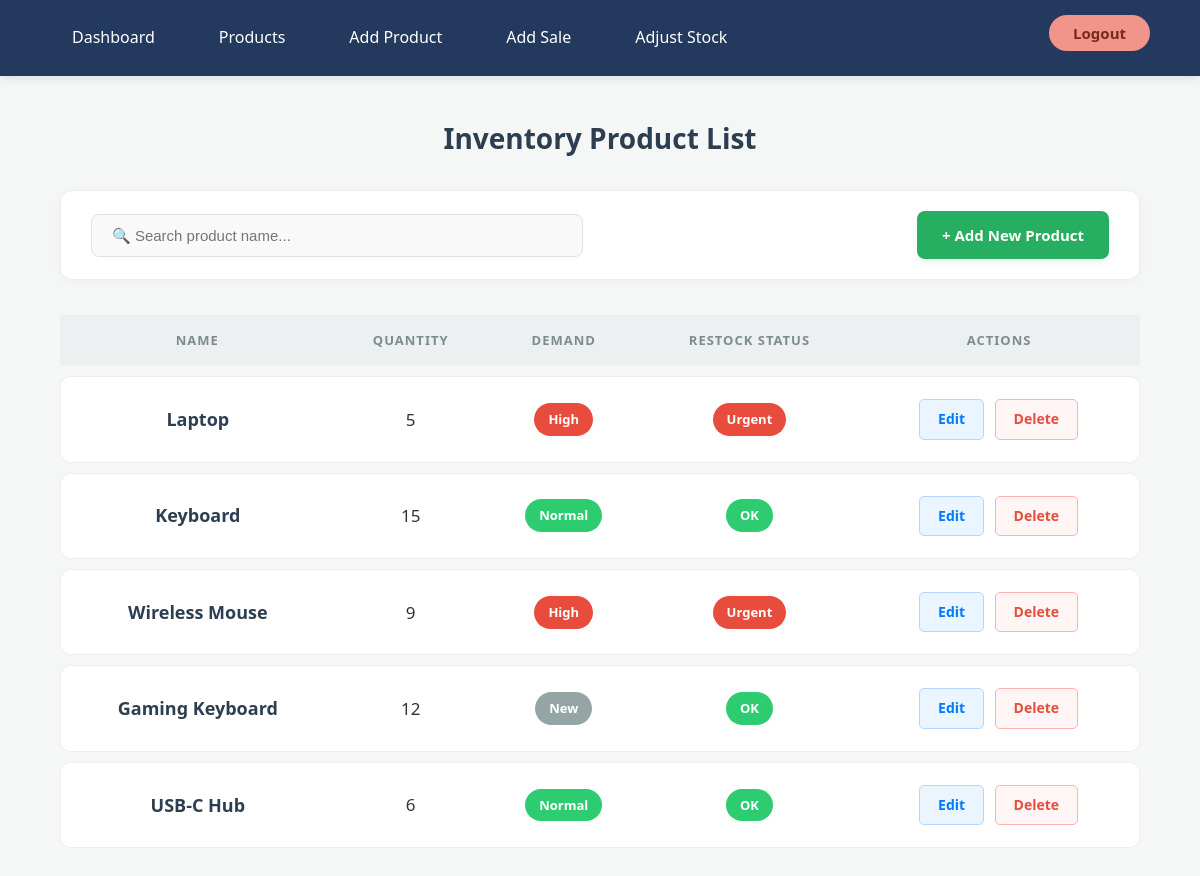
Screenshot of /products/ (signed in) with the database file from the repository.
### inventory/models.py (models this page shows, shortened)
class Product(models.Model):
    name = models.CharField(max_length=100)
    price = models.FloatField()
    quantity = models.IntegerField()
    minimum_stock = models.IntegerField(default=5)

### inventory/views.py (the view)
# urls.py: path('products/', views.product_list, name='product_list'),
@login_required
def product_list(request):
    query = request.GET.get('q')
    if query:
        products = Product.objects.filter(name__icontains=query)
    else:
        products = Product.objects.all()
    demand_data = Sale.objects.values('product').annotate(total_sold=Sum('quantity_sold'))
    demand_dict = {item['product']: item['total_sold'] for item in demand_data}
    for product in products:
        total_sold = demand_dict.get(product.id, 0)
        if total_sold > 5:
            product.demand = "High"
        elif total_sold == 0:
            product.demand = "New"
        else:
            product.demand = "Normal"
        if product.quantity <= product.minimum_stock:
            if product.demand == "High":
                product.restock = "Urgent"
            else:
                product.restock = "Needed"
        else:
            product.restock = "OK"
    return render(request, 'product_list.html', {'products': products})

### templates/product_list.html (shortened to what this page needs)
{% extends 'base.html' %}
{% block content %}
<h2 style="text-align: center; margin-bottom: 30px;">Inventory Product List</h2>
<div class="list-controls">
    <div class="search-container">
        <form method="GET">
            <input type="text" name="q" placeholder="🔍 Search product name..." value="{{ request.GET.q }}">
        </form>
    </div>
    <a href="/add-product/" class="btn-add">+ Add New Product</a>
</div>
<table>
    <thead>
        <tr>
            <th>Name</th>
            <th>Quantity</th>
            <th>Demand</th>
            <th>Restock Status</th>
            <th>Actions</th>
        </tr>
    </thead>
    <tbody>
        {% for product in products %}
        <tr>
            <td style="font-weight: bold; color: #2c3e50;">{{ product.name }}</td>
            <td>{{ product.quantity }}</td>
            <td>
                {% if product.demand == "High" %}
                    <span class="badge high">High</span>
                {% elif product.demand == "New" %}
                    <span class="badge new">New</span>
                {% else %}
                    <span class="badge normal">Normal</span>
                {% endif %}
            </td>
            <td>
                {% if product.restock == "Urgent" %}
                    <span class="badge urgent">Urgent</span>
                {% elif product.restock == "Needed" %}
                    <span class="badge needed">Restock</span>
                {% else %}
                    <span class="badge ok">OK</span>
                {% endif %}
            </td>
            <td>
                <a href="/update-product/{{ product.id }}/" class="btn-action edit-btn">Edit</a>
                <a href="/delete-product/{{ product.id }}/" class="btn-action delete-btn"
                   onclick="return confirm('Are you sure you want to delete this product?')">Delete</a>
            </td>
        </tr>
        {% endfor %}
    </tbody>
</table>
{% endblock %}

### templates/base.html (shortened to what this page needs)
<!DOCTYPE html>
<html lang="en">
<head>
</head>
<body>
    <nav>
        {% if user.is_authenticated %}
        <a href="/">Dashboard</a>
        <a href="/products/">Products</a>
        <a href="/add-product/">Add Product</a>
        <a href="/add-sale/">Add Sale</a>
        <a href="/adjust-stock/">Adjust Stock</a>
        <form action="{% url 'logout' %}" method="post" style="display:inline; margin-left:auto;">
            <button type="submit" class="nav-logout-btn">Logout</button>
        </form>
        {% else %}
        <a href="{% url 'login' %}">Login</a>
        {% endif %}
    </nav>
    <div class="container">
        {% block content %}
        {% endblock %}
    </div>
</body>
</html>

### templates/base.html (style rules this page uses)
body { font-family: 'Segoe UI', Roboto, Helvetica, Arial, sans-serif; background-color: #f4f7f6; margin: 0; color: #333; font-size: 16px; line-height: 1.6; }
nav { background-color: #23395d; padding: 15px 50px; display: flex; justify-content: center; gap: 20px; box-shadow: 0 2px 10px rgba(0, 0, 0, 0.1); }
nav a { color: #ffffff; text-decoration: none; padding: 10px 22px; border-radius: 25px; font-size: 16px; font-weight: 500; transition: all 0.3s ease; }
.container { width: 90%; max-width: 1200px; margin: 40px auto; }
h2 { font-size: 28px; color: #2c3e50; margin-bottom: 30px; text-align: center; font-weight: 700; }
.list-controls { display: flex; justify-content: space-between; align-items: center; background: white; padding: 20px 30px; border-radius: 12px; margin-bottom: 25px; box-shadow: 0 2px 10px rgba(0, 0, 0, 0.03); border: 1px solid #eee; }
.search-container { flex: 1; display: flex; justify-content: flex-start; }
.search-container form { width: 100%; display: flex; }
input[type="text"] { width: 100%; max-width: 450px; padding: 12px 20px; border: 1px solid #e0e0e0; border-radius: 8px; font-size: 15px; background-color: #f9f9f9; outline: none; transition: border 0.3s; }
table { width: 100%; border-collapse: separate; border-spacing: 0 10px; background: transparent; }
th { background-color: #ecf0f1; color: #7f8c8d; padding: 15px; text-transform: uppercase; font-size: 13px; font-weight: 700; letter-spacing: 1px; }
td { background-color: white; padding: 22px 15px; text-align: center; font-size: 17px; border-top: 1px solid #eee; border-bottom: 1px solid #eee; }
td:first-child { border-left: 1px solid #eee; border-radius: 10px 0 0 10px; font-weight: 600; font-size: 18px; color: #2c3e50; }
td:last-child { border-right: 1px solid #eee; border-radius: 0 10px 10px 0; }
.badge { padding: 6px 14px; border-radius: 20px; font-size: 13px; font-weight: 700; color: white; display: inline-block; }
.high, .urgent { background: #e74c3c; }
.normal, .ok { background: #2ecc71; }
.new { background: #95a5a6; }
.btn-action { padding: 8px 18px; border-radius: 5px; text-decoration: none; font-size: 14px; font-weight: 600; margin: 0 3px; display: inline-block; transition: 0.3s; }
.edit-btn { background-color: #ebf5ff; color: #007bff; border: 1px solid #b3d7ff; }
.delete-btn { background-color: #fff5f5; color: #e74c3c; border: 1px solid #feb2b2; }
.btn-add { background: #27ae60; color: white; padding: 12px 25px; border-radius: 8px; text-decoration: none; font-weight: 600; font-size: 15px; transition: 0.3s; box-shadow: 0 4px 6px rgba(39, 174, 96, 0.1); }
.nav-logout-btn { background-color: #f1948a; color: #78281f; border: none; padding: 8px 24px; border-radius: 25px; font-size: 15px; font-weight: 600; cursor: pointer; transition: 0.3s; font-family: inherit; }

### rows the page displays
Product: name "Laptop", quantity "5", shows "High", shows "Urgent"
Product: name "Keyboard", quantity "15", shows "Normal", shows "OK"
Product: name "Wireless Mouse", quantity "9", shows "High", shows "Urgent"
Product: name "Gaming Keyboard", quantity "12", shows "New", shows "OK"
Product: name "USB-C Hub", quantity "6", shows "Normal", shows "OK"
